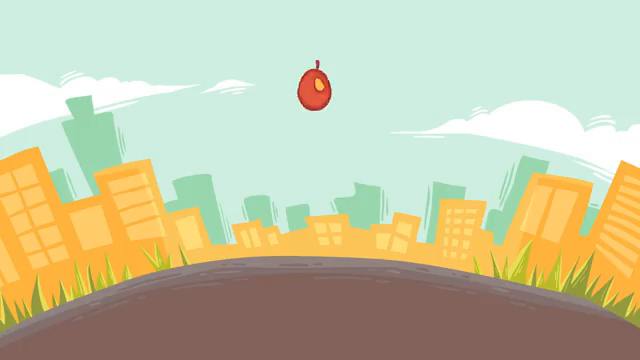
#> input picture frame 50 of 09_computer_vision/resources/video.mp4, 640 x 360 px
$ python 08_saving_a_video.py
#> lines starting #> are read from the running program, lines starting #| are printed output that depends on the picture
# Converting video into gray and saving

# import the liberaries
import numpy as np
import cv2 as cv

# Capture the video
cap = cv.VideoCapture('09_computer_vision/resources/video.mp4')

# Writingformat, codec, video writer object and file output
frame_width = int(cap.get(3))
frame_height = int(cap.get(4))
out = cv.VideoWriter('09_computer_vision/resources/converted_video.avi', cv.VideoWriter_fourcc('M', 'j', 'P', 'G'), 10, (frame_width, frame_height), isColor = False)

# Indicator
if (cap.isOpened() == False):
    print("Error in reading video")

while(cap.isOpened()):
    (ret, frame) = cap.read()
#> frame is the input picture: shape (360, 640, 3); mean B, G, R 162.4, 196.3, 197.1
    grayframe = cv.cvtColor(frame, cv.COLOR_BGR2GRAY)
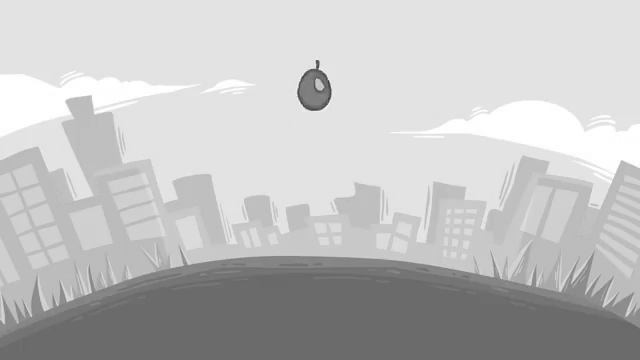
#> grayframe: shape (360, 640); min 58, max 255, mean 192.9
    if ret == True:
        out.write(grayframe)
        cv.imshow("Gray Converted Video", grayframe)
        if cv.waitKey(1) & 0xFF == ord('q'):
#> (key q is pressed here)
            break
    else:
        break
cap.release()
out.release()
cv.destroyAllWindows()

$ run again, starting later in the video
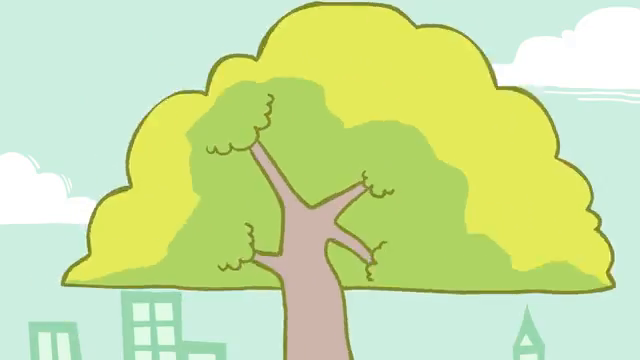
#> input picture frame 225 of 09_computer_vision/resources/video.mp4, 640 x 360 px
#> frame is the input picture: shape (360, 640, 3); mean B, G, R 159.2, 225.9, 202.8
#> `grayframe = cv.cvtColor(frame, cv.COLOR_BGR2GRAY)`:
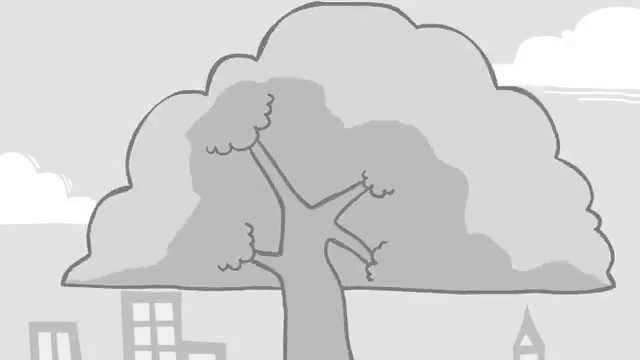
#> grayframe: shape (360, 640); min 92, max 255, mean 211.3

$ run again, starting later in the video
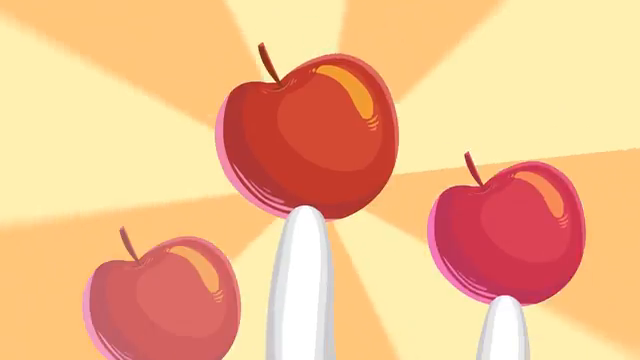
#> input picture frame 400 of 09_computer_vision/resources/video.mp4, 640 x 360 px
#> frame is the input picture: shape (360, 640, 3); mean B, G, R 139.1, 187.1, 242.5
#> `grayframe = cv.cvtColor(frame, cv.COLOR_BGR2GRAY)`:
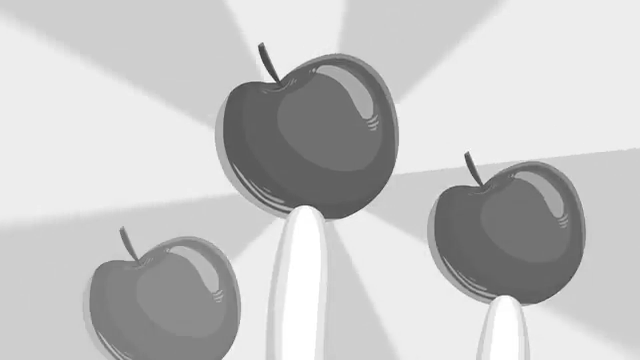
#> grayframe: shape (360, 640); min 54, max 255, mean 198
